Frame 1 (no input): blank canvas, image omitted
Frame 60 (the mouse pressed at the canvas centre just before this capture): blank canvas, image omitted
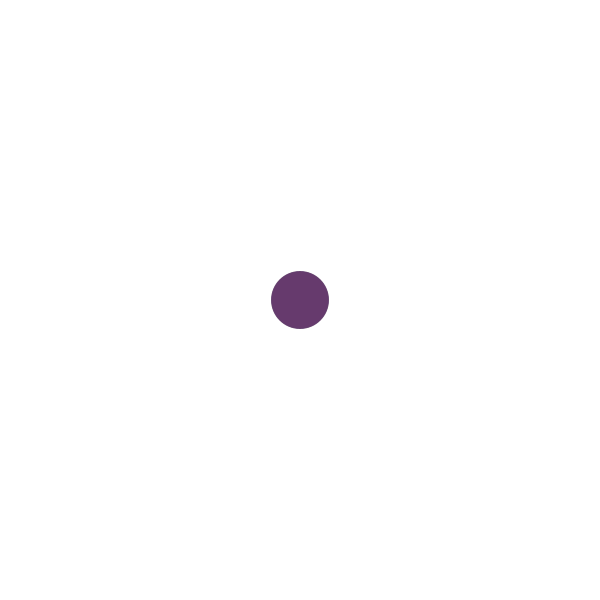
Frame 120 (the mouse held since frame 60 and released just before this capture)

The Processing sketch whose frames 1 and 60 were blank and that drew this single picture after the mouse press (run headless with seeded random() and noise(); from frame 60 on, the mouse is pressed at the canvas centre):

// Processing sketch: processing_139313
// ── processing_139313.pde

int lineLength = 100;

int[] x = new int[lineLength];
int[] y = new int[lineLength];
color[] c = new color[lineLength];
int[] s = new int[lineLength];

int counter = 0; 

void setup() {
  size(600, 600);
  background(255);
  smooth();
}

void draw() {

  noStroke();


  if (keyPressed) {
    background(random(0, 255), random(0, 255), random(0, 255));
  }

  int i = 0;


  while (i< x.length) {

    fill(random(0, 255), c[i], random(0, 255), random(0, 255));
    ellipse( x[i], y[i], s[i], s[i] );

    i= i+1;
  }


  if ( mousePressed ) {
    if (counter >= x.length) {
      x = expand(x);
      y = expand(y);
      c = expand(c);
      s = expand(s);
    }

    x[counter] = mouseX;
    y[counter] = mouseY;
    c[counter]= counter % 255; // modulo
    s[counter]= counter % 90; // modulo

    /*
int degrees = 360;
     float[] cos_vals = new float[degrees];
     // Use a for() loop to quickly iterate
     // through all values in an array.
     for (int i=0; i < degrees; i++) {         
     cos_vals[i] = cos(TWO_PI/degrees * i);
     }
     //set zero
     */

    counter = counter + 1;
  }
}
